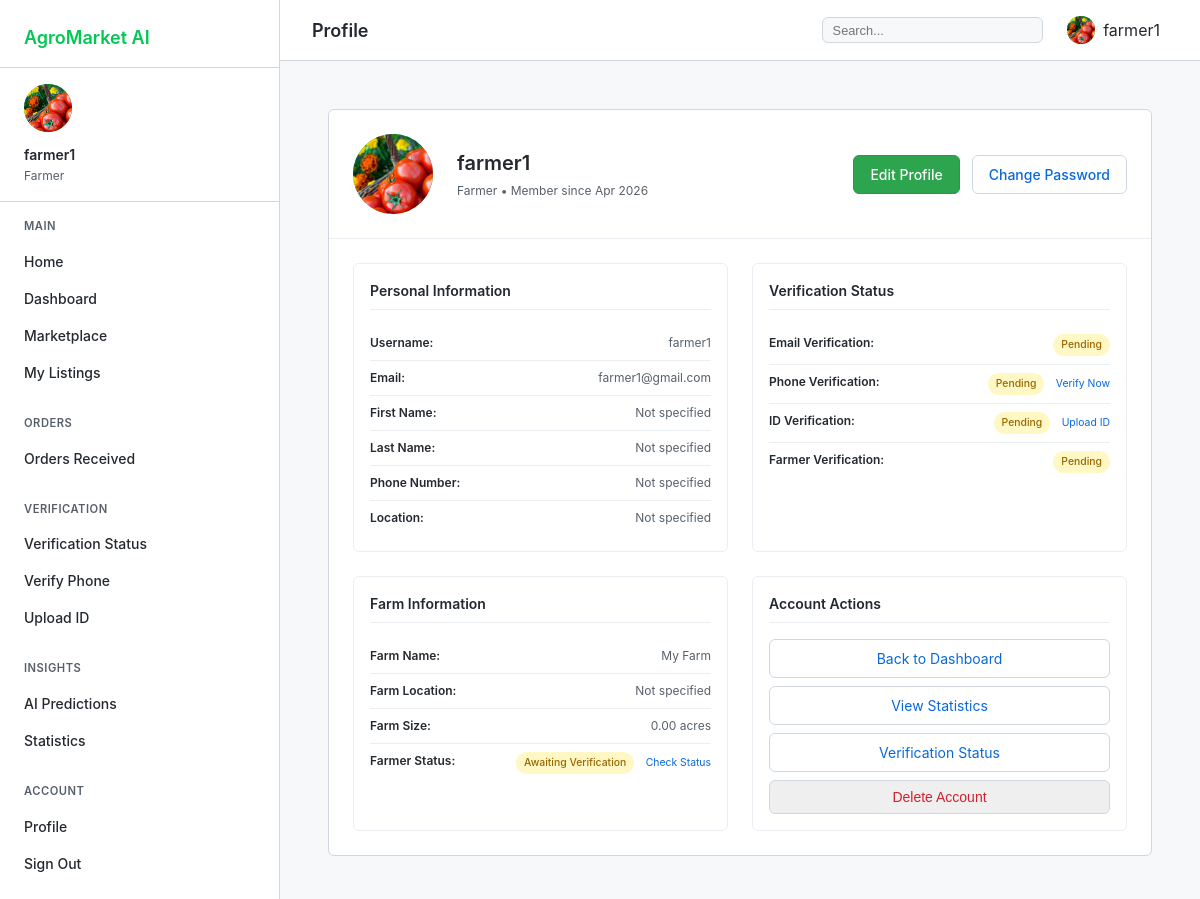
Screenshot of /accounts/profile/ (signed in) with the database file from the repository.
### accounts/models.py (models this page shows, shortened)
class UserProfile(models.Model):
    ROLE_CHOICES = [
        ('farmer', 'Farmer'),
        ('buyer', 'Buyer'),
        ('admin', 'Administrator'),
    ]
    VERIFICATION_LEVELS = [
        ('unverified', 'Unverified'),
        ('email_verified', 'Email Verified'),
        ('phone_verified', 'Phone Verified'),
        ('id_verified', 'ID Verified'),
        ('fully_verified', 'Fully Verified')
    ]
    user = models.OneToOneField(User, on_delete=models.CASCADE, related_name='profile')
    role = models.CharField(max_length=10, choices=ROLE_CHOICES, default='buyer')
    phone_number = models.CharField(max_length=15, blank=True)
    location = models.CharField(max_length=100, blank=True)
    profile_picture = models.ImageField(upload_to='profiles/', null=True, blank=True)
    is_verified = models.BooleanField(default=False)
    verification_level = models.CharField(max_length=20, choices=VERIFICATION_LEVELS, default='unverified')
    phone_verified = models.BooleanField(default=False)
    id_verified = models.BooleanField(default=False)
    is_verified_farmer = models.BooleanField(default=False)
    verified_at = models.DateTimeField(null=True, blank=True)
    created_at = models.DateTimeField(auto_now_add=True)
    updated_at = models.DateTimeField(auto_now=True)
    class Meta:
        verbose_name_plural = 'User Profiles'

class FarmerProfile(models.Model):
    user_profile = models.OneToOneField(UserProfile, on_delete=models.CASCADE, related_name='farmer_details')
    farm_name = models.CharField(max_length=100)
    farm_location = models.CharField(max_length=200)
    farm_size = models.DecimalField(max_digits=10, decimal_places=2, help_text="Size in acres")
    certification = models.CharField(max_length=100, blank=True)
    registration_number = models.CharField(max_length=50, blank=True)
    is_verified = models.BooleanField(default=False)

### accounts/views.py (the view)
# urls.py: path('profile/', views.profile_view, name='profile'),
@login_required
def profile_view(request):
    profile = request.user.profile
    context = {
        'profile': profile,
        'user': request.user,
    }
    if profile.role == 'farmer' and hasattr(profile, 'farmer_details'):
        context['farmer_details'] = profile.farmer_details
    elif profile.role == 'buyer' and hasattr(profile, 'buyer_details'):
        context['buyer_details'] = profile.buyer_details
    return render(request, 'accounts/profile.html', context)

### templates/accounts/profile.html (shortened to what this page needs)
{% extends 'dashboard_base.html' %}
{% block page_title %}Profile{% endblock %}
{% block dashboard_content %}
<div class="profile-container">
    <div class="profile-card">
        <div class="profile-header">
            <div class="profile-avatar">
                {% if user.profile.profile_picture %}
                    <img src="{{ user.profile.profile_picture.url }}" alt="{{ user.username }}">
                {% else %}
                    <span>{{ user.username|make_list|first|upper }}</span>
                {% endif %}
            </div>
            <div class="profile-title">
                <h2>{{ user.get_full_name|default:user.username }}</h2>
                <p>{{ user.profile.role|title }} • Member since {{ user.date_joined|date:"M Y" }}</p>
            </div>
            <div class="action-buttons">
                <a href="{% url 'accounts:edit_profile' %}" class="edit-btn">Edit Profile</a>
                <a href="{% url 'accounts:change_password' %}" class="change-password-btn">Change Password</a>
            </div>
        </div>
        <div class="profile-grid">
            <div class="info-card">
                <h3>Personal Information</h3>
                <div class="info-row">
                    <span class="info-label">Username:</span>
                    <span class="info-value">{{ user.username }}</span>
                </div>
                <div class="info-row">
                    <span class="info-label">Email:</span>
                    <span class="info-value">{{ user.email }}</span>
                </div>
                <div class="info-row">
                    <span class="info-label">First Name:</span>
                    <span class="info-value">{{ user.first_name|default:"Not specified" }}</span>
                </div>
                <div class="info-row">
                    <span class="info-label">Last Name:</span>
                    <span class="info-value">{{ user.last_name|default:"Not specified" }}</span>
                </div>
                <div class="info-row">
                    <span class="info-label">Phone Number:</span>
                    <span class="info-value">{{ user.profile.phone_number|default:"Not specified" }}</span>
                </div>
                <div class="info-row">
                    <span class="info-label">Location:</span>
                    <span class="info-value">{{ user.profile.location|default:"Not specified" }}</span>
                </div>
            </div>
            <div class="info-card">
                <h3>Verification Status</h3>
                <div class="info-row">
                    <span class="info-label">Email Verification:</span>
                    <span class="info-value">
                        {% if user.email_verified %}
                            <span class="status-badge verified">Verified</span>
                        {% else %}
                            <span class="status-badge pending">Pending</span>
                        {% endif %}
                    </span>
                </div>
                <div class="info-row">
                    <span class="info-label">Phone Verification:</span>
                    <span class="info-value">
                        {% if user.profile.phone_verified %}
                            <span class="status-badge verified">Verified</span>
                        {% else %}
                            <span class="status-badge pending">Pending</span>
                            <a href="{% url 'accounts:verify_phone' %}" class="verify-link">Verify Now</a>
                        {% endif %}
                    </span>
                </div>
                <div class="info-row">
                    <span class="info-label">ID Verification:</span>
                    <span class="info-value">
                        {% if user.profile.id_verified %}
                            <span class="status-badge verified">Verified</span>
                        {% else %}
                            <span class="status-badge pending">Pending</span>
                            <a href="{% url 'accounts:upload_government_id' %}" class="verify-link">Upload ID</a>
                        {% endif %}
                    </span>
                </div>
                <div class="info-row">
                    <span class="info-label">Farmer Verification:</span>
                    <span class="info-value">
                        {% if user.profile.is_verified_farmer %}
                            <span class="status-badge verified">Verified Farmer</span>
                        {% else %}
                            <span class="status-badge pending">Pending</span>
                        {% endif %}
                    </span>
                </div>
            </div>
            {% if user.profile.role == 'farmer' and farmer_details %}
            <div class="info-card">
                <h3>Farm Information</h3>
                <div class="info-row">
                    <span class="info-label">Farm Name:</span>
                    <span class="info-value">{{ farmer_details.farm_name }}</span>
                </div>
                <div class="info-row">
                    <span class="info-label">Farm Location:</span>
                    <span class="info-value">{{ farmer_details.farm_location }}</span>
                </div>
                <div class="info-row">
                    <span class="info-label">Farm Size:</span>
                    <span class="info-value">{{ farmer_details.farm_size }} acres</span>
                </div>
                {% if not farmer_details.is_verified %}
                <div class="info-row">
                    <span class="info-label">Farmer Status:</span>
                    <span class="info-value">
                        <span class="status-badge pending">Awaiting Verification</span>
                        <a href="{% url 'accounts:verification_status' %}" class="verify-link">Check Status</a>
                    </span>
                </div>
                {% endif %}
            </div>
            {% endif %}
            <div class="info-card">
                <h3>Account Actions</h3>
                <div class="action-links">
                    <a href="{% url 'accounts:dashboard' %}" class="action-link">Back to Dashboard</a>
                    <a href="{% url 'accounts:my_stats' %}" class="action-link">View Statistics</a>
                    <a href="{% url 'accounts:verification_status' %}" class="action-link">Verification Status</a>
                    <button class="action-link delete" onclick="confirmDelete()">Delete Account</button>
                </div>
            </div>
        </div>
    </div>
</div>
{% endblock %}

### templates/dashboard_base.html (shortened to what this page needs)
<!DOCTYPE html>
<html lang="en">
<head>
    {% load static %}
</head>
<body>
    <div class="dashboard">
        <aside class="sidebar" id="sidebar">
            <div class="sidebar-header">
                <a href="/" class="sidebar-logo">AgroMarket AI</a>
            </div>
            <div class="sidebar-user">
                <div class="user-avatar">
                    {% if user.is_authenticated and user.profile.profile_picture %}
                        <img src="{{ user.profile.profile_picture.url }}" alt="{{ user.username }}">
                    {% elif user.is_authenticated %}
                        <span>{{ user.username|make_list|first|upper }}</span>
                    {% else %}
                        <span>G</span>
                    {% endif %}
                </div>
                <div class="user-name">
                    {% if user.is_authenticated %}
                        {{ user.get_full_name|default:user.username }}
                    {% else %}
                        Guest User
                    {% endif %}
                </div>
                <div class="user-role">
                    {% if user.is_authenticated %}
                        {{ user.profile.role|title }}
                    {% else %}
                        Not Logged In
                    {% endif %}
                </div>
            </div>
            <nav class="sidebar-nav">
                <div class="nav-section">
                    <div class="nav-section-title">MAIN</div>
                    <a href="/" class="nav-item">
                        <span class="nav-item-text">Home</span>
                    </a>
                    <a href="/accounts/" class="nav-item">
                        <span class="nav-item-text">Dashboard</span>
                    </a>
                    <a href="/marketplace/" class="nav-item">
                        <span class="nav-item-text">Marketplace</span>
                    </a>
                    {% if user.is_authenticated and user.profile.role == 'farmer' %}
                    <a href="/accounts/listings/" class="nav-item">
                        <span class="nav-item-text">My Listings</span>
                    </a>
                    {% endif %}
                </div>
                <div class="nav-section">
                    <div class="nav-section-title">ORDERS</div>
                    {% if user.is_authenticated and user.profile.role == 'farmer' %}
                    <a href="/accounts/received-orders/" class="nav-item">
                        <span class="nav-item-text">Orders Received</span>
                    </a>
                    {% endif %}
                </div>
                <div class="nav-section">
                    <div class="nav-section-title">VERIFICATION</div>
                    {% if user.is_authenticated %}
                    <a href="/accounts/verification-status/" class="nav-item">
                        <span class="nav-item-text">Verification Status</span>
                    </a>
                    <a href="/accounts/verify-phone/" class="nav-item">
                        <span class="nav-item-text">Verify Phone</span>
                    </a>
                    <a href="/accounts/upload-id/" class="nav-item">
                        <span class="nav-item-text">Upload ID</span>
                    </a>
                    {% endif %}
                </div>
                <div class="nav-section">
                    <div class="nav-section-title">INSIGHTS</div>
                    <a href="/ai/insights/" class="nav-item">
                        <span class="nav-item-text">AI Predictions</span>
                    </a>
                    {% if user.is_authenticated %}
                    <a href="/accounts/stats/" class="nav-item">
                        <span class="nav-item-text">Statistics</span>
                    </a>
                    {% endif %}
                </div>
                <div class="nav-section">
                    <div class="nav-section-title">ACCOUNT</div>
                    <a href="/accounts/profile/" class="nav-item">
                        <span class="nav-item-text">Profile</span>
                    </a>
                    {% if user.is_authenticated %}
                    <a href="/accounts/logout/" class="nav-item">
                        <span class="nav-item-text">Sign Out</span>
                    </a>
                    {% endif %}
                </div>
            </nav>
        </aside>
        <main class="main-content">
            <div class="top-bar">
                <div style="display: flex; align-items: center; gap: 1rem;">
                    <h1 class="page-title">{% block page_title %}Dashboard{% endblock %}</h1>
                </div>
                <div class="top-bar-right">
                    <div class="search-box">
                        <input type="text" placeholder="Search..." id="globalSearch">
                    </div>
                    {% if user.is_authenticated %}
                    <div class="user-menu" onclick="window.location.href='/accounts/profile/'">
                        <div class="user-menu-avatar">
                            {% if user.profile.profile_picture %}
                                <img src="{{ user.profile.profile_picture.url }}" alt="{{ user.username }}">
                            {% else %}
                                <span>{{ user.username|make_list|first|upper }}</span>
                            {% endif %}
                        </div>
                        <span>{{ user.username }}</span>
                    </div>
                    {% endif %}
                </div>
            </div>
            <div class="content-area">
                {% block dashboard_content %}{% endblock %}
            </div>
        </main>
    </div>
</body>
</html>

### rows the page displays
FarmerProfile: farm_name "My Farm", farm_location "Not specified", farm_size "0.00"

### other values shown
{{ user.get_full_name|default:user.username }} "farmer1"
{{ user.profile.role|title }} "Farmer"
{{ user.username }} "farmer1"
{{ user.date_joined|date:"M Y" }} "Apr 2026"
{{ user.email }} "farmer1@gmail.com"
{{ user.first_name|default:"Not specified" }} "Not specified"
{{ user.last_name|default:"Not specified" }} "Not specified"
{{ user.profile.phone_number|default:"Not specified" }} "Not specified"
{{ user.profile.location|default:"Not specified" }} "Not specified"
